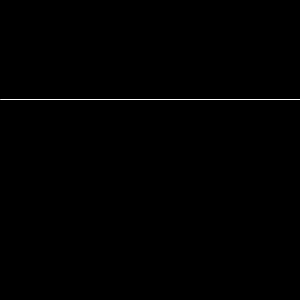
Frame 1 (no input)
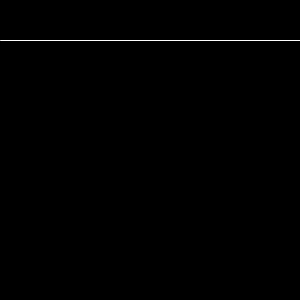
Frame 60 (the mouse pressed at the canvas centre just before this capture)
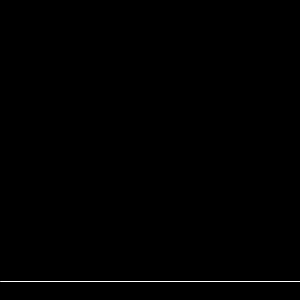
Frame 120 (the mouse held since frame 60 and released just before this capture)

The Processing sketch that drew these frames (run headless with seeded random() and noise(); from frame 60 on, the mouse is pressed at the canvas centre):

// Processing sketch: processing_44369
// ── processing_44369.pde

void setup () {
  size (300, 300);
  stroke (255);
  frameRate(30);
}

float y = 100;

void draw() {
  background(0);
  y = y - 1;
  if (y < 0) {
    y = height;
  }
  line(0, y, width, y);
}
